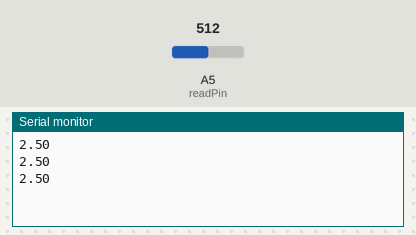
Simulated run of this sketch. Board: Arduino Uno, built with avr-gcc and run on an emulated ATmega328P. On the bench: the last lines printed to the serial monitor. Inputs (shaded band) come from the test bench; at power-on: A5 (readPin) = 512.

Above: at 1.3 s.
1.4 s: A5 (readPin) set to 716
At 1.9 s:
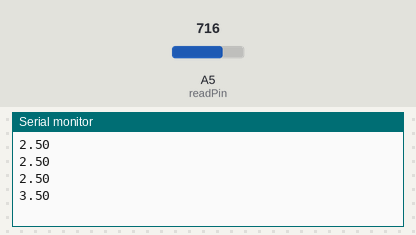
2.9 s: A5 (readPin) set to 900
At 3.4 s:
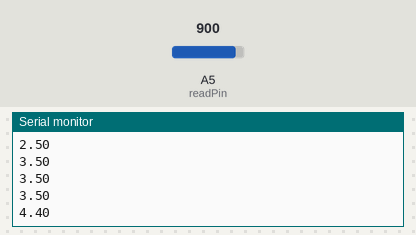
Timing chart, 0 to 5.9 s (numbered marks = the images above; inputs shaded):
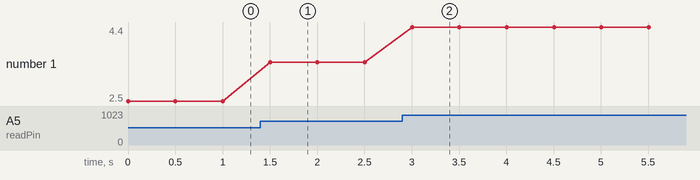

Measured:
- after the input at 1.4 s, the serial monitor: prints a new line after 0.10 s (image 1)
- after the input at 2.9 s, the serial monitor: prints a new line after 0.10 s (image 2)
- plotted number 1: 2.5 → 3.5 after the input at 1.4 s, 3.5 → 4.4 after the input at 2.9 s

The sketch:

avaliacao_10.ino
```cpp
int readPin = A5;
int baudRate = 9600;
int readValue = 0;
float voltagem = 0;
int delayT = 500;
void setup()
{
  pinMode(readPin, INPUT);
  Serial.begin(baudRate);
}

void loop()
{
  readValue = analogRead(readPin);
  voltagem = (5./1023.)*readValue;
  Serial.println(voltagem);
  delay(delayT);
}
```
